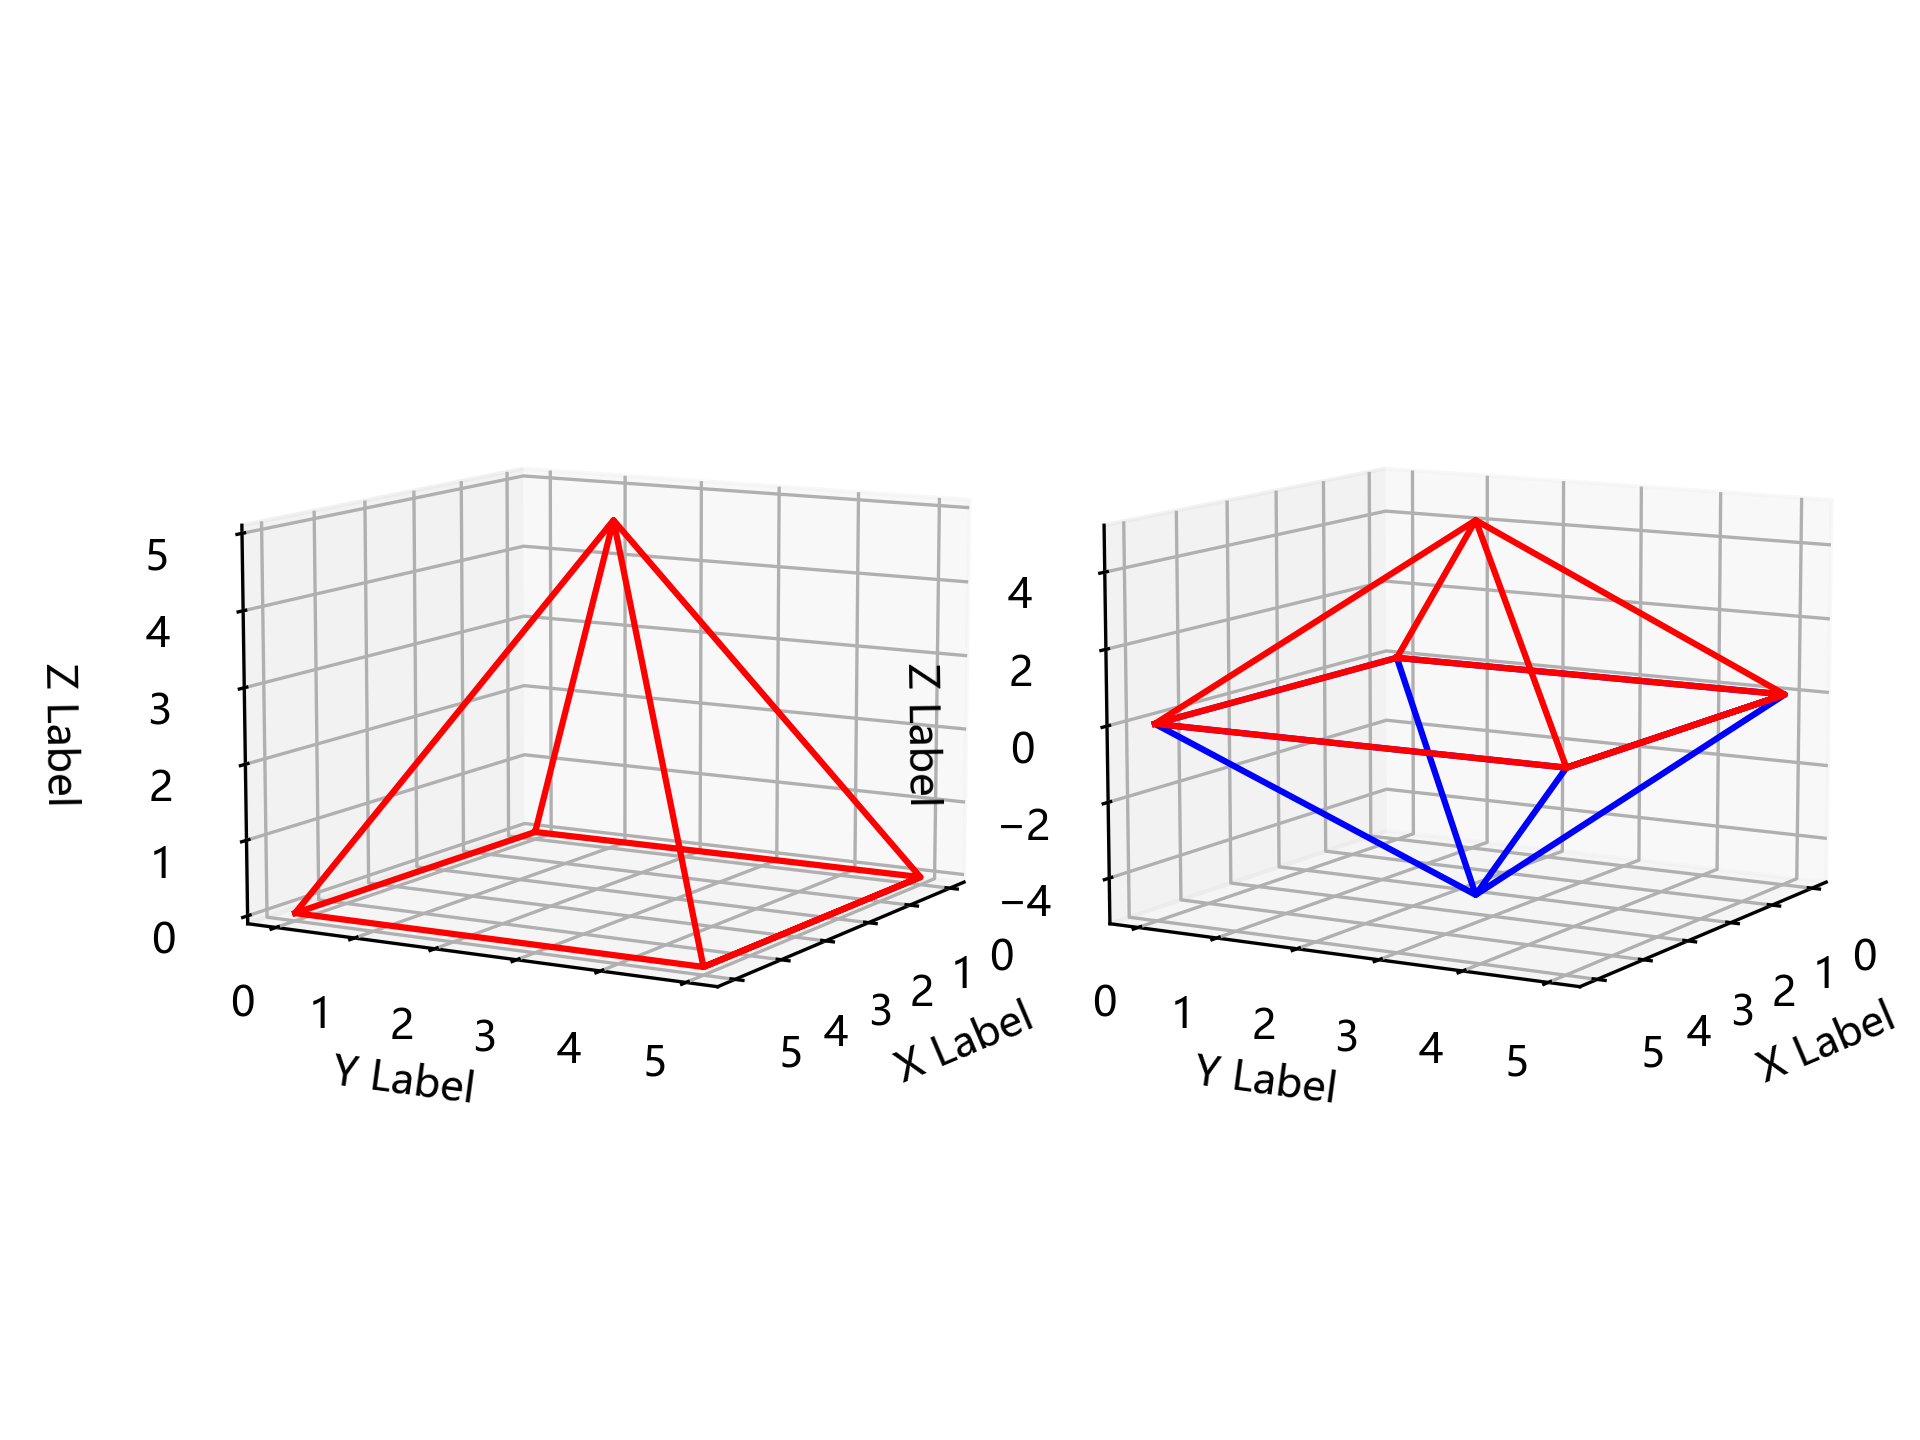

This figure's Python source:
import matplotlib.pyplot as plt
import numpy as np

plt.rcParams['font.sans-serif'] = ['Microsoft YaHei']  # 用来正常显示中文标签
plt.rcParams['savefig.dpi'] = 300  # 图片像素
plt.rcParams['figure.dpi'] = 300  # 分辨率

# 1.生成fig对象和ax对象
fig = plt.figure()
ax1 = fig.add_subplot(1, 2, 1, projection='3d')
ax2 = fig.add_subplot(1, 2, 2, projection='3d')
ax1.set_xlabel('X Label')
ax1.set_ylabel('Y Label')
ax1.set_zlabel('Z Label')
ax2.set_xlabel('X Label')
ax2.set_ylabel('Y Label')
ax2.set_zlabel('Z Label')

# 2.生成数据
x1 = np.array([0, 0, 5, 5, 2.5, 5, 0, 2.5, 0, 5])  # 生成x轴的数据
y1 = np.array([0, 5, 5, 0, 2.5, 5, 5, 2.5, 0, 0])  # 生成y轴的数据
z1 = np.array([0, 0, 0, 0, 5, 0, 0, 5, 0, 0])  # 生成z轴的数据

# 3.调用plot，画3D的线图
ax1.plot(x1, y1, z1, "r")

z2 = np.array([0, 0, 0, 0, -5, 0, 0, -5, 0, 0])  # 生成下方的z轴数据

ax2.plot(x1, y1, z2, "b")
ax2.plot(x1, y1, z1, "r")

# 4.显示图形
ax1.view_init(10, 30)  # 调整视角
ax2.view_init(10, 30)
plt.tight_layout()
plt.subplots_adjust(left=0.1)  # 调整标签位置
plt.savefig('part2-6.png')
plt.show()
